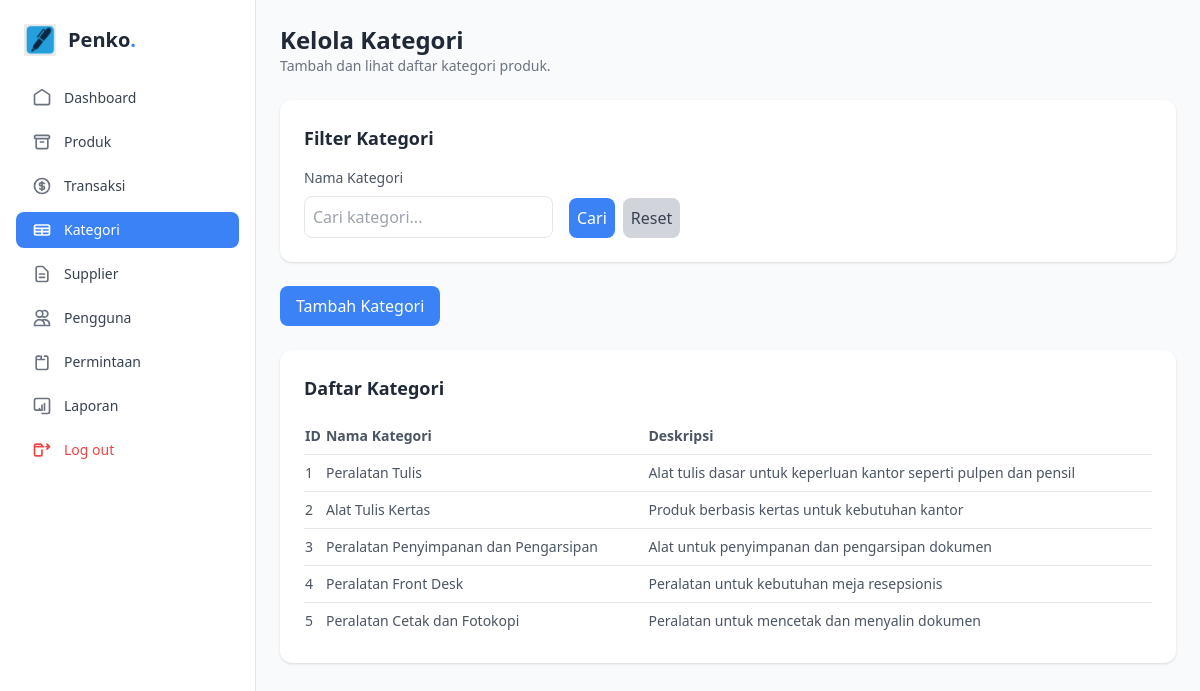
Screenshot of /admin/categories.php (signed in) with the database file from the repository.
### tables this page shows
CREATE TABLE `categories` (
  `id` INT AUTO_INCREMENT PRIMARY KEY,
  `name` varchar(100) NOT NULL,
  `description` text
);

### admin/categories.php (the view, shortened to what this page needs)
<?php
require_once '../koneksi/database.php';
$search_name = $_POST['name'] ?? '';
$categories_sql = "SELECT * FROM categories WHERE 1=1";
if ($search_name) {
    $categories_sql .= " AND name LIKE ?";
    $query = $conn->prepare($categories_sql);
    $search_name = "%" . $search_name . "%";
    $query->bind_param("s", $search_name);
} else {
    $query = $conn->prepare($categories_sql);
}
$query->execute();
$categories_result = $query->get_result();
?>
<!DOCTYPE html>
<html lang="id">
<head>
    <script src="https://cdn.tailwindcss.com"></script>
</head>
<body class="bg-gray-50">
<div class="flex h-screen">
    <aside class="w-64 bg-white border-r px-4 py-6 flex flex-col space-y-6">
        <div class="flex items-center space-x-3 px-2">
            <img src="../img/Logo.png" alt="Logo" class="h-8 w-8 object-cover" />
            <h1 class="text-xl font-semibold text-gray-800">Penko<span class="text-blue-500">.</span></h1>
        </div>
        <nav class="flex-1">
            <ul class="space-y-2">
                <li>
                    <a href="dashboard.php" class="flex items-center px-4 py-2 rounded-lg text-gray-700 hover:bg-blue-50 hover:text-blue-600 transition">
                        <svg class="h-5 w-5 text-gray-500" fill="none" stroke="currentColor" viewBox="0 0 24 24" xmlns="http://www.w3.org/2000/svg">
                            <path stroke-linecap="round" stroke-linejoin="round" stroke-width="2" d="M3 8l9-6 9 6v10a2 2 0 01-2 2H5a2 2 0 01-2-2V8z" />
                        </svg>
                        <span class="ml-3 text-sm font-medium">Dashboard</span>
                    </a>
                </li>
                <li>
                    <a href="products.php" class="flex items-center px-4 py-2 rounded-lg text-gray-700 hover:bg-blue-50 hover:text-blue-600 transition">
                        <svg class="h-5 w-5 text-gray-500" fill="none" stroke="currentColor" viewBox="0 0 24 24" xmlns="http://www.w3.org/2000/svg">
                            <path stroke-linecap="round" stroke-linejoin="round" stroke-width="2" d="M5 8h14M5 8a2 2 0 110-4h14a2 2 0 110 4M5 8v10a2 2 0 002 2h10a2 2 0 002-2V8m-9 4h4" />
                        </svg>
                        <span class="ml-3 text-sm font-medium">Produk</span>
                    </a>
                </li>
                <li>
                    <a href="transactions.php" class="flex items-center px-4 py-2 rounded-lg text-gray-700 hover:bg-blue-50 hover:text-blue-600 transition">
                        <span class="ml-3 text-sm font-medium">Transaksi</span>
                    </a>
                </li>
                <li>
                    <a href="categories.php" class="flex items-center px-4 py-2 rounded-lg text-white bg-blue-500 hover:bg-blue-600 transition">
                        <svg class="h-5 w-5 text-white" fill="none" stroke="currentColor" viewBox="0 0 24 24" xmlns="http://www.w3.org/2000/svg">
                            <path stroke-linecap="round" stroke-linejoin="round" stroke-width="2" d="M3 10h18M3 14h18m-9-4v8m-7 0h14a2 2 0 002-2V8a2 2 0 00-2-2H5a2 2 0 00-2 2v8a2 2 0 002 2z" />
                        </svg>
                        <span class="ml-3 text-sm font-medium">Kategori</span>
                    </a>
                </li>
                <li>
                    <a href="suppliers.php" class="flex items-center px-4 py-2 rounded-lg text-gray-700 hover:bg-blue-50 hover:text-blue-600 transition">
                        <span class="ml-3 text-sm font-medium">Supplier</span>
                    </a>
                </li>
                <li>
                    <a href="users.php" class="flex items-center px-4 py-2 rounded-lg text-gray-700 hover:bg-blue-50 hover:text-blue-600 transition">
                        <svg class="h-5 w-5 text-gray-500" fill="none" stroke="currentColor" viewBox="0 0 24 24" xmlns="http://www.w3.org/2000/svg">
                            <path stroke-linecap="round" stroke-linejoin="round" stroke-width="2" d="M12 4.354a4 4 0 110 5.292M15 21H3v-1a6 6 0 0112 0v1zm0 0h6v-1a6 6 0 00-9-5.197M13 7a4 4 0 11-8 0 4 4 0 018 0z" />
                        </svg>
                        <span class="ml-3 text-sm font-medium">Pengguna</span>
                    </a>
                </li>
                <li>
                    <a href="requests.php" class="flex items-center px-4 py-2 rounded-lg text-gray-700 hover:bg-blue-50 hover:text-blue-600 transition">
                        <svg class="h-5 w-5 text-gray-500" fill="none" stroke="currentColor" viewBox="0 0 24 24" xmlns="http://www.w3.org/2000/svg">
                            <path stroke-linecap="round" stroke-linejoin="round" stroke-width="2" d="M9 5H7a2 2 0 00-2 2v12a2 2 0 002 2h10a2 2 0 002-2V7a2 2 0 00-2-2h-2m-4 0v4m0 0H7m4 0h4" />
                        </svg>
                        <span class="ml-3 text-sm font-medium">Permintaan</span>
                    </a>
                </li>
                <li>
                    <a href="reports.php" class="flex items-center px-4 py-2 rounded-lg text-gray-700 hover:bg-blue-50 hover:text-blue-600 transition">
                        <svg class="h-5 w-5 text-gray-500" fill="none" stroke="currentColor" viewBox="0 0 24 24" xmlns="http://www.w3.org/2000/svg">
                            <path stroke-linecap="round" stroke-linejoin="round" stroke-width="2" d="M9 17v-2m3 2v-6m3 6v-8m-9 8h6m-7 0H5a2 2 0 01-2-2V5a2 2 0 012-2h14a2 2 0 012 2v14a2 2 0 01-2 2h-7" />
                        </svg>
                        <span class="ml-3 text-sm font-medium">Laporan</span>
                    </a>
                </li>
                <li>
                    <a href="../logout.php" class="flex items-center px-4 py-2 rounded-lg text-red-500 hover:bg-red-50 hover:text-red-600 transition">
                        <svg class="h-5 w-5 text-red-500" fill="none" stroke="currentColor" viewBox="0 0 24 24" xmlns="http://www.w3.org/2000/svg">
                            <path stroke-linecap="round" stroke-linejoin="round" stroke-width="2" d="M17 8h4m0 0l-3-3m3 3l-3 3m-4-3H3m9 4v5a2 2 0 01-2 2H5a2 2 0 01-2-2V7a2 2 0 012-2h5a2 2 0 012 2v1" />
                        </svg>
                        <span class="ml-3 text-sm font-medium">Log out</span>
                    </a>
                </li>
            </ul>
        </nav>
    </aside>
    <main class="flex-1 p-6">
        <div class="mb-6">
            <h2 class="text-2xl font-semibold text-gray-800">Kelola Kategori</h2>
            <p class="text-sm text-gray-500">Tambah dan lihat daftar kategori produk.</p>
        </div>
        <div class="mb-6 bg-white p-6 rounded-xl shadow">
            <h3 class="text-lg font-semibold text-gray-800 mb-4">Filter Kategori</h3>
            <form method="POST" action="categories.php" class="flex flex-col md:flex-row space-y-4 md:space-y-0 md:space-x-4">
                <div>
                    <label class="block text-sm text-gray-600 mb-2" for="name">Nama Kategori</label>
                    <input type="text" name="name" id="name" value="<?php echo htmlspecialchars($search_name); ?>" class="w-full p-2 border rounded-lg" placeholder="Cari kategori...">
                </div>
                <div class="flex items-end space-x-2">
                    <button type="submit" name="search" class="bg-blue-500 text-white p-2 rounded-lg hover:bg-blue-600">Cari</button>
                    <a href="categories.php" class="bg-gray-300 text-gray-700 p-2 rounded-lg hover:bg-gray-400">Reset</a>
                </div>
            </form>
        </div>
        <div class="mb-6 flex space-x-4">
            <button id="toggleAddForm" class="bg-blue-500 text-white px-4 py-2 rounded-lg hover:bg-blue-600">Tambah Kategori</button>
        </div>
        <div class="bg-white p-6 rounded-xl shadow">
            <h3 class="text-lg font-semibold text-gray-800 mb-4">Daftar Kategori</h3>
            <table class="min-w-full text-sm text-gray-600">
                <thead>
                    <tr>
                        <th class="text-left py-2">ID</th>
                        <th class="text-left py-2">Nama Kategori</th>
                        <th class="text-left py-2">Deskripsi</th>
                    </tr>
                </thead>
                <tbody>
                    <?php if ($categories_result->num_rows > 0): ?>
                        <?php while ($row = $categories_result->fetch_assoc()): ?>
                            <tr class="border-t">
                                <td class="py-2"><?php echo $row['id']; ?></td>
                                <td class="py-2"><?php echo htmlspecialchars($row['name']); ?></td>
                                <td class="py-2"><?php echo htmlspecialchars($row['description'] ?? '-'); ?></td>
                            </tr>
                        <?php endwhile; ?>
                    <?php else: ?>
                        <tr>
                            <td colspan="3" class="py-2 text-center text-gray-500">Tidak ada kategori ditemukan.</td>
                        </tr>
                    <?php endif; ?>
                </tbody>
            </table>
        </div>
    </main>
</div>
</body>
</html>

### rows the page displays
categories: id "1", name "Peralatan Tulis", description "Alat tulis dasar untuk keperluan kantor seperti pulpen dan pensil"
categories: id "2", name "Alat Tulis Kertas", description "Produk berbasis kertas untuk kebutuhan kantor"
categories: id "3", name "Peralatan Penyimpanan dan Pengarsipan", description "Alat untuk penyimpanan dan pengarsipan dokumen"
categories: id "4", name "Peralatan Front Desk", description "Peralatan untuk kebutuhan meja resepsionis"
categories: id "5", name "Peralatan Cetak dan Fotokopi", description "Peralatan untuk mencetak dan menyalin dokumen"
